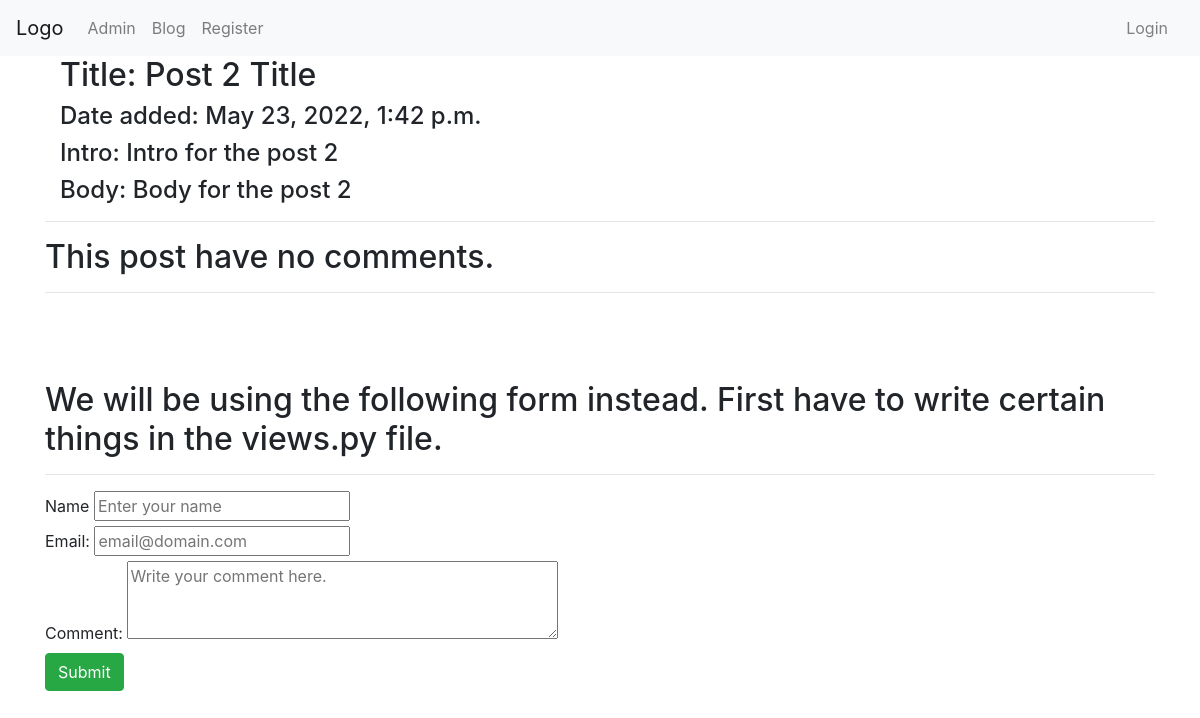
/post-2/, run on an earlier commit of the app's database.
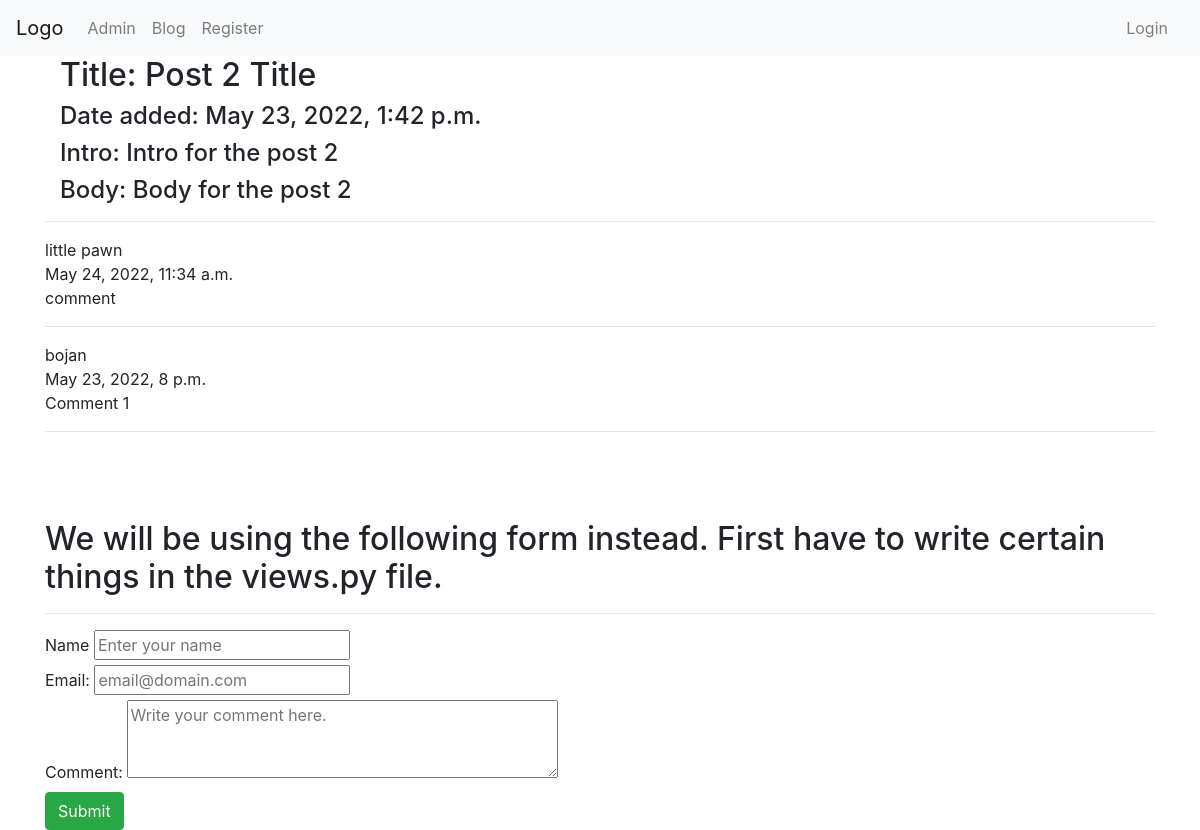
And on a later commit of the database.
### blog/models.py (models this page shows, shortened)
class Comment(models.Model):
  post  = models.ForeignKey(Post, related_name='comments', on_delete=models.CASCADE)
  name  = models.CharField(max_length=255)
  email = models.EmailField()
  body  = models.TextField()
  date_added = models.DateTimeField(auto_now_add=True)
  class Meta:
      ordering = ['-date_added']

### blog/views.py (the view)
# urls.py: path('<slug:slug>/', views.post_detail, name="post_detail"),
def post_detail(request, slug):
  post = Post.objects.get(slug=slug)
  if request.method == 'POST':
    comment = Comment(
        post  = post,
        name  = request.POST.get('name'),
        email = request.POST.get('email'),
        body  = request.POST.get('body')
    )
    comment.save()
    return redirect('post_detail', slug=post.slug)
  else:
    form = CommentForm()
  return render(request, 'blog/post_detail.html', {'post': post, 'form': form})

### blog/forms.py
class CommentForm(forms.ModelForm):
  class Meta():
    model = Comment
    fields = ['name', 'email', 'body']

### templates/blog/post_detail.html (shortened to what this page needs)
{% extends "blog/base.html" %}
{% block body_block %}
<div class="container">
  <div class="post block">
    <h2 class="subtitle">Title: {{post.title}}</h2>
    <h4>Date added: {{post.date_added}}</h4>
    <h4>Intro: {{post.intro}}</h4>
    <h4>Body: {{post.body}}</h4>
  </div>
</div>
<hr>
{% for comment in post.comments.all %}
  <div class="comment">
    <div class="comment-user">{{comment.name}}</div>
    <div class="comment-user">{{comment.date_added}}</div>
    <div class="comment-body">{{comment.body}}</div>
  </div>
  <hr>
{% empty %}
  <h2 class="no-comments-yet">This post have no comments.</h2>
  <hr>
{% endfor %}
<br><br><br>
<h2 class="add-a-comment">We will be using the following form instead. First have to write certain things in the
  views.py file.</h2>
<hr>
<form method="POST" action=".">
  <label for="name">Name</label>
  <input type="text" name="name" placeholder="Enter your name">
  <br>
  <label for="email">Email:</label>
  <input type="email" name="email" placeholder="email@domain.com">
  <br>
  <label for="body">Comment:</label>
  <textarea name="body" rows="3" cols="40" placeholder="Write your comment here."></textarea>
  <div class="field">
    <div class="control">
      <button class="btn btn-success">Submit</button>
    </div>
  </div>
{% endblock %}

What changed in the data, as far as the page shows it:
added Comment: name "little pawn", date_added "May 24, 2022, 11:34 a.m.", body "comment"
now on this page (row edited): Comment: name "bojan", date_added "May 23, 2022, 8 p.m.", body "Comment 1"
Also different on the page:
text no longer shown: "This post have no comments."
